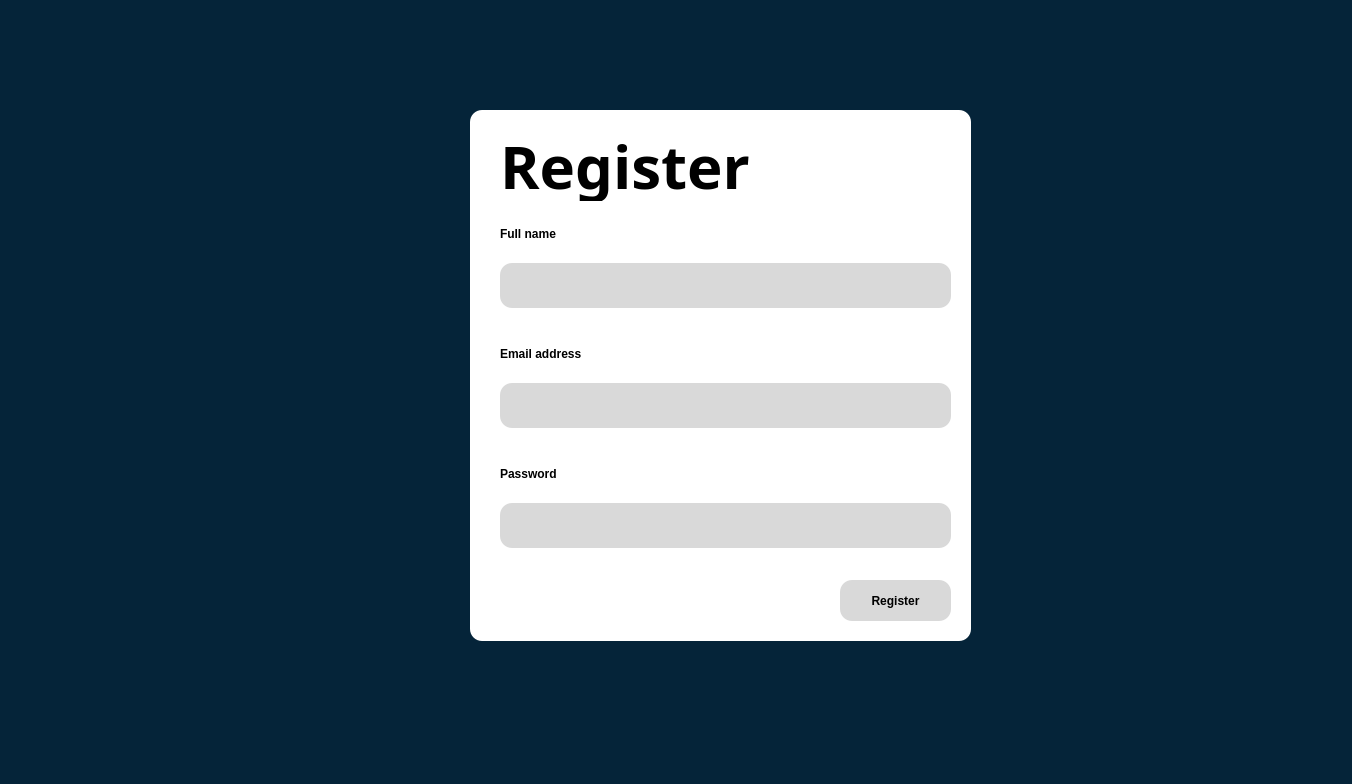
<?xml version="1.0" encoding="UTF-8"?>
<ui version="4.0">
 <class>Register</class>
 <widget class="QWidget" name="Register">
  <property name="geometry">
   <rect>
    <x>0</x>
    <y>0</y>
    <width>1352</width>
    <height>784</height>
   </rect>
  </property>
  <property name="windowTitle">
   <string>Form</string>
  </property>
  <property name="styleSheet">
   <string notr="true">background-color: #052439;</string>
  </property>
  <widget class="QGroupBox" name="groupBox">
   <property name="geometry">
    <rect>
     <x>470</x>
     <y>110</y>
     <width>501</width>
     <height>531</height>
    </rect>
   </property>
   <property name="styleSheet">
    <string notr="true">background-color: #FFFFFF;
border-radius: 12px;</string>
   </property>
   <property name="title">
    <string/>
   </property>
   <widget class="QLabel" name="label">
    <property name="geometry">
     <rect>
      <x>30</x>
      <y>20</y>
      <width>251</width>
      <height>71</height>
     </rect>
    </property>
    <property name="whatsThis">
     <string>color: black;
font-size: 60px;
font-weight: bold; 
font-family: Robotto;
background-color: transparent;</string>
    </property>
    <property name="styleSheet">
     <string notr="true">color: black;
font-size: 60px;
font-weight: bold; 
font-family: Robotto;
background-color: transparent;</string>
    </property>
    <property name="text">
     <string>Register</string>
    </property>
   </widget>
   <widget class="QWidget" name="layoutWidget">
    <property name="geometry">
     <rect>
      <x>30</x>
      <y>100</y>
      <width>451</width>
      <height>98</height>
     </rect>
    </property>
    <layout class="QVBoxLayout" name="verticalLayout">
     <item>
      <widget class="QLabel" name="label_2">
       <property name="styleSheet">
        <string notr="true">background-color: transparent;
color: black;
font-weight: bold;</string>
       </property>
       <property name="text">
        <string>Full name</string>
       </property>
      </widget>
     </item>
     <item>
      <widget class="QLineEdit" name="lineEditFullName">
       <property name="styleSheet">
        <string notr="true">color: black;
background-color: #D9D9D9;
height: 45px;
font-size: 25px;</string>
       </property>
      </widget>
     </item>
    </layout>
   </widget>
   <widget class="QWidget" name="layoutWidget_2">
    <property name="geometry">
     <rect>
      <x>30</x>
      <y>220</y>
      <width>451</width>
      <height>98</height>
     </rect>
    </property>
    <layout class="QVBoxLayout" name="verticalLayout_2">
     <item>
      <widget class="QLabel" name="label_3">
       <property name="styleSheet">
        <string notr="true">background-color: transparent;
color: black;
font-weight: bold;</string>
       </property>
       <property name="text">
        <string>Email address</string>
       </property>
      </widget>
     </item>
     <item>
      <widget class="QLineEdit" name="lineEditEmail">
       <property name="styleSheet">
        <string notr="true">color: black;
background-color: #D9D9D9;
height: 45px;
font-size: 25px;</string>
       </property>
      </widget>
     </item>
    </layout>
   </widget>
   <widget class="QWidget" name="layoutWidget_3">
    <property name="geometry">
     <rect>
      <x>30</x>
      <y>340</y>
      <width>451</width>
      <height>98</height>
     </rect>
    </property>
    <layout class="QVBoxLayout" name="verticalLayout_3">
     <item>
      <widget class="QLabel" name="label_4">
       <property name="styleSheet">
        <string notr="true">background-color: transparent;
color: black;
font-weight: bold;</string>
       </property>
       <property name="text">
        <string>Password</string>
       </property>
      </widget>
     </item>
     <item>
      <widget class="QLineEdit" name="password">
       <property name="styleSheet">
        <string notr="true">color: black;
background-color: #D9D9D9;
height: 45px;
font-size: 25px;</string>
       </property>
       <property name="echoMode">
        <enum>QLineEdit::Password</enum>
       </property>
      </widget>
     </item>
    </layout>
   </widget>
   <widget class="QPushButton" name="pushButton">
    <property name="geometry">
     <rect>
      <x>370</x>
      <y>470</y>
      <width>111</width>
      <height>41</height>
     </rect>
    </property>
    <property name="styleSheet">
     <string notr="true">background-color: #D9D9D9;
color: black;
font-weight: 600;
</string>
    </property>
    <property name="text">
     <string>Register</string>
    </property>
   </widget>
  </widget>
 </widget>
 <resources/>
 <connections/>
</ui>
